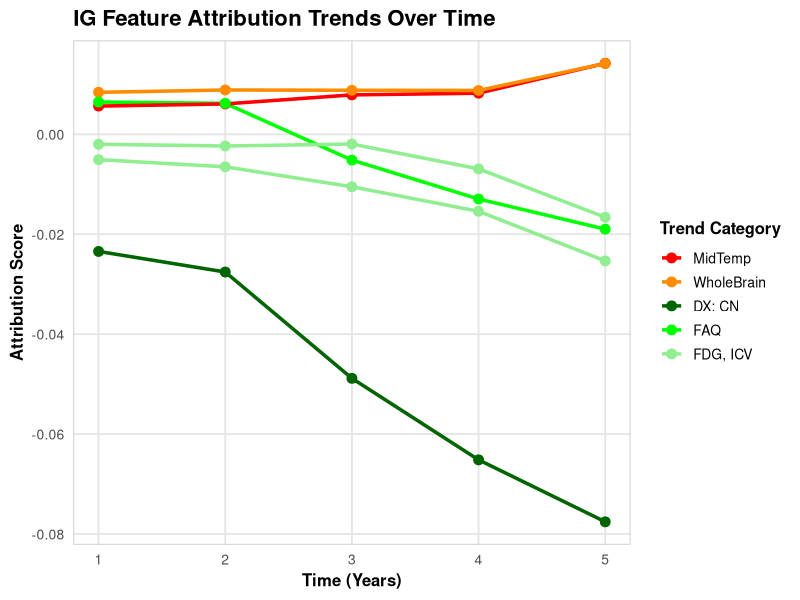

Recreate this plot in R.
# Load required packages
library(ggplot2)
library(reshape2)
library(readr)
library(dplyr)

# Read the data from CSV file
data <- read_csv("20f_MCI_trend.csv")

# Reshape the data to long format for ggplot2
data_long <- melt(data, id.vars = "Feature Name", 
                  variable.name = "Month", 
                  value.name = "Attribution")

# Convert the Month column to numeric
data_long$Month <- as.numeric(data_long$Month)

# Manually assign trend categories and colors
data_long <- data_long %>%
  mutate(Trend = case_when(
    `Feature Name` == "MidTemp" ~ "rising",
    `Feature Name` == "WholeBrain" ~ "rising",
    TRUE ~ "falling"
  )) %>%
  mutate(Color = case_when(
    Trend == "rising" & `Feature Name` == "MidTemp" ~ "red",  # lighter red
    Trend == "rising" & `Feature Name` == "WholeBrain" ~ "darkorange",  # medium red
    Trend == "falling" & `Feature Name` == "DX: CN" ~ "darkgreen",  # dark green
    Trend == "falling" & `Feature Name` == "FAQ" ~ "green",  # green
    Trend == "falling" & `Feature Name` == "ICV" ~ "lightgreen",  # light green
    Trend == "falling" & `Feature Name` == "FDG" ~ "lightgreen"
  ))

# Define the order of the legend items
legend_order <- c("red", "darkorange", "darkgreen", "green", "lightgreen")

# Plot the trends
ggplot(data_long, aes(x = Month, y = Attribution, group = `Feature Name`, color = Color)) +
  geom_line(linewidth = 1.2) +  # Use linewidth instead of size for lines
  geom_point(size = 3) +        # Plot points at each time step
  scale_color_manual(
    values = c("red" = "red", "darkorange" = "darkorange",  
               "darkgreen" = "darkgreen", "green" = "green", 
               "lightgreen" = "lightgreen"),
    breaks = legend_order,
    labels = c("MidTemp", "WholeBrain","DX: CN", "FAQ", "FDG, ICV")
  ) +
  theme_minimal(base_size = 14) +  # Increase base font size for better readability
  labs(
    title = "IG Feature Attribution Trends Over Time",
    x = "Time (Years)",
    y = "Attribution Score",
    color = "Trend Category"
  ) +
  theme(
    text = element_text(family = "sans", color = "black"),  # Use a more common font
    plot.title = element_text(size = 16, face = "bold"),  # Make title larger
    axis.title = element_text(size = 12, face = "bold"),  # Bold axis titles
    axis.text = element_text(size = 10),  # Larger axis text
    legend.title = element_text(size = 12, face = "bold"),  # Bold legend title
    legend.text = element_text(size = 10)  # Larger legend text
  ) +
  coord_cartesian(ylim = c(min(data_long$Attribution, na.rm = TRUE), max(data_long$Attribution, na.rm = TRUE))) +  # Adjust axis limits
  theme(
    panel.grid.major = element_line(color = "gray90"),  # Light grid lines for readability
    panel.grid.minor = element_blank(),  # Remove minor grid lines for less clutter
    panel.border = element_rect(color = "gray80", fill = NA)  # Add a border around the plot
  )
